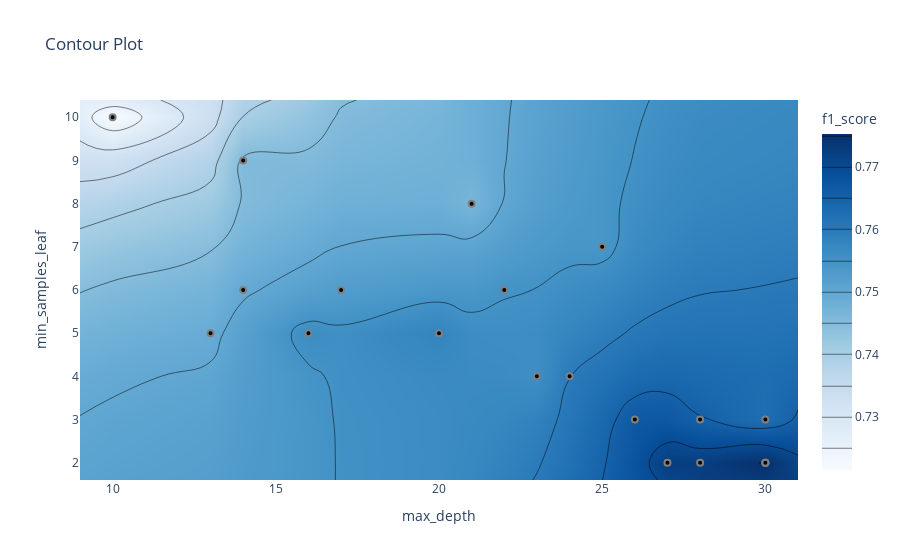

The notebook cell this image was saved under:
### Code cell
#highlight the relationship between different hyperparameter combinations and the metric value for these combinations
optuna.visualization.plot_contour(study_optuna,
                                  params=['max_depth', 'min_samples_leaf'],
                                  target_name='f1_score')

### Figure 1 — Plotly figure (JSON) as saved in the notebook; plotly's stock layout.template omitted (floating-point values rounded to 4 significant figures; data arrays with more than 128 entries replaced by an {"elided": "..."} marker saying what was removed)
{"data": [{"colorbar": {"title": {"text": "f1_score"}}, "colorscale": [[0, "rgb(247,251,255)"], [0.125, "rgb(222,235,247)"], [0.25, "rgb(198,219,239)"], [0.375, "rgb(158,202,225)"], [0.5, "rgb(107,174,214)"], [0.625, "rgb(66,146,198)"], [0.75, "rgb(33,113,181)"], [0.875, "rgb(8,81,156)"], [1, "rgb(8,48,107)"]], "connectgaps": true, "contours": {"coloring": "heatmap"}, "hoverinfo": "none", "line": {"smoothing": 1.3}, "reversescale": false, "type": "contour", "x": [9, 10, 13, 14, 16, 17, 20, 21, 22, 23, 24, 25, 26, 27, 28, 30, 31], "y": [1.6, 2, 3, 4, 5, 6, 7, 8, 9, 10, 10.4], "z": {"elided": "11x17 float values"}}, {"marker": {"color": "black", "line": {"color": "Gray", "width": 2}}, "mode": "markers", "name": "Feasible Trial", "showlegend": false, "type": "scatter", "x": [16, 25, 20, 27, 22, 14, 17, 13, 14, 21, 30, 30, 30, 30, 26, 28, 24, 10, 28, 23], "y": [5, 7, 5, 2, 6, 9, 6, 5, 6, 8, 2, 2, 2, 3, 3, 3, 4, 10, 2, 4]}, {"marker": {"color": "#cccccc", "line": {"color": "Gray", "width": 2}}, "mode": "markers", "name": "Infeasible Trial", "showlegend": false, "type": "scatter", "x": [], "y": []}], "layout": {"title": {"text": "Contour Plot"}, "xaxis": {"range": [9, 31], "title": {"text": "max_depth"}}, "yaxis": {"range": [1.6, 10.4], "title": {"text": "min_samples_leaf"}}}}
